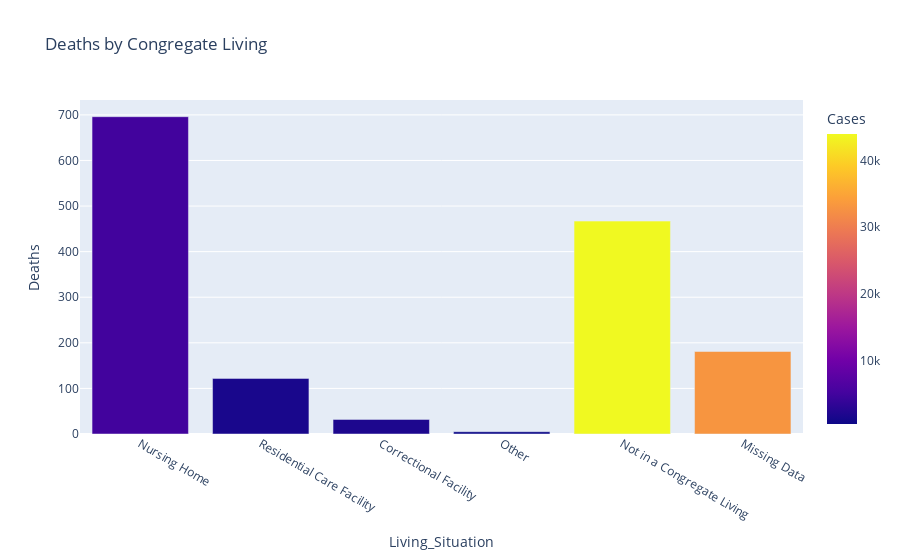

Write notebook code for a chart like this one.
### Code cell
fig = px.bar(df.reset_index(), x='Living_Situation',y = 'Deaths', color = 'Cases', title='Deaths by Congregate Living')
fig.show()
# pio.write_html(fig, file='Deaths_by_CLS.html', auto_open=True)

### Figure 1 — Plotly figure (JSON) as saved in the notebook; plotly's stock layout.template omitted (floating-point values rounded to 4 significant figures)
{"data": [{"alignmentgroup": "True", "hovertemplate": "Living_Situation=%{x}<br>Deaths=%{y}<br>Cases=%{marker.color}<extra></extra>", "legendgroup": "", "marker": {"color": [4935, 1500, 1816, 448, 43953, 33049], "coloraxis": "coloraxis"}, "name": "", "offsetgroup": "", "orientation": "v", "showlegend": false, "textposition": "auto", "type": "bar", "x": ["Nursing Home", "Residential Care Facility", "Correctional Facility", "Other", "Not in a Congregate Living", "Missing Data"], "xaxis": "x", "y": [696, 122, 32, 5, 467, 181], "yaxis": "y"}], "layout": {"autosize": true, "barmode": "relative", "coloraxis": {"colorbar": {"title": {"text": "Cases"}}, "colorscale": [[0, "#0d0887"], [0.1111, "#46039f"], [0.2222, "#7201a8"], [0.3333, "#9c179e"], [0.4444, "#bd3786"], [0.5556, "#d8576b"], [0.6667, "#ed7953"], [0.7778, "#fb9f3a"], [0.8889, "#fdca26"], [1, "#f0f921"]]}, "legend": {"tracegroupgap": 0}, "title": {"text": "Deaths by Congregate Living"}, "xaxis": {"anchor": "y", "autorange": true, "domain": [0, 1], "range": [-0.5, 5.5], "title": {"text": "Living_Situation"}, "type": "category"}, "yaxis": {"anchor": "x", "autorange": true, "domain": [0, 1], "range": [0, 732.6], "title": {"text": "Deaths"}, "type": "linear"}}}
